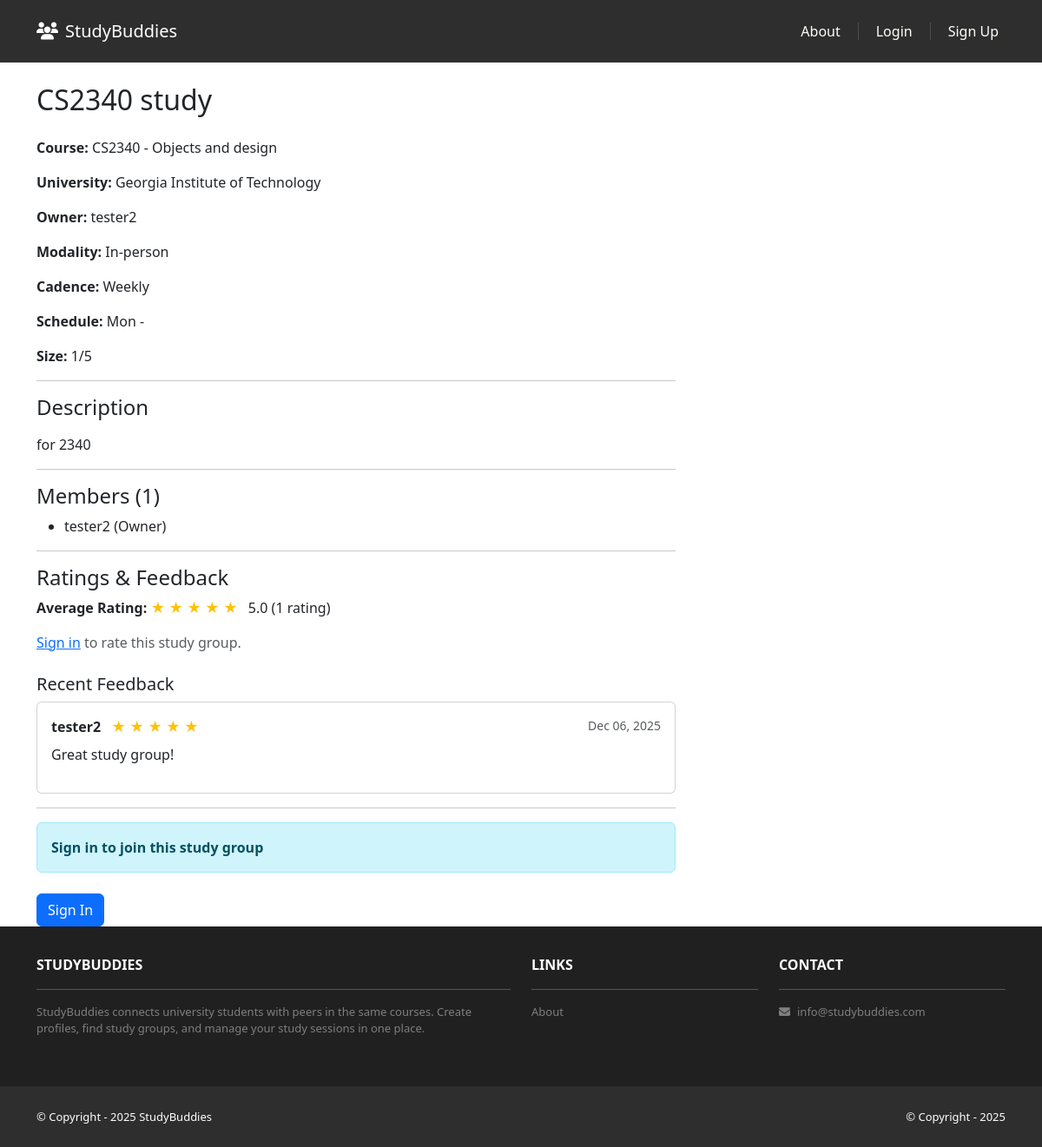
The app's page /buddies/cs2340-study-5/, older data.
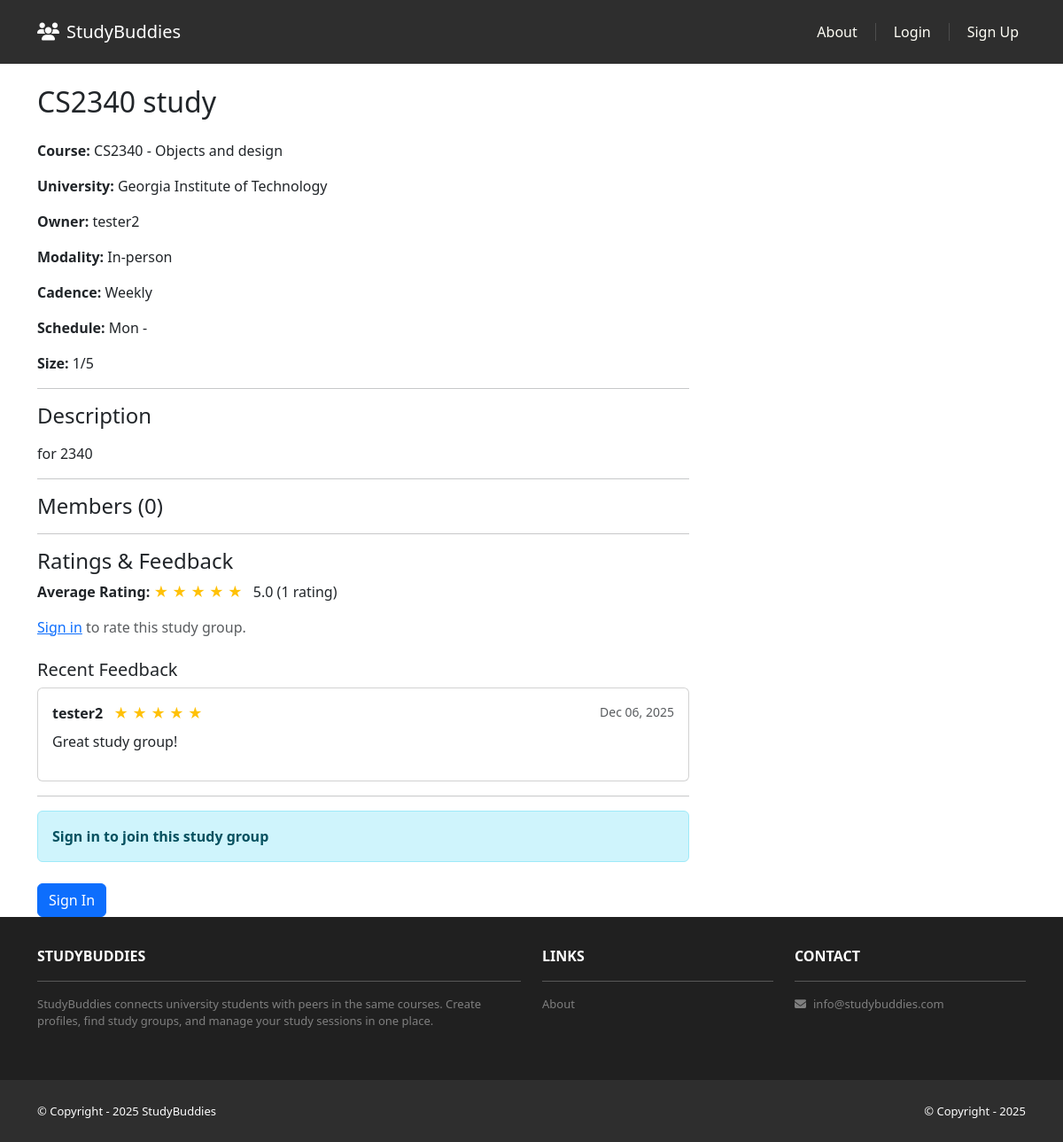
The same page, newer data.
### buddies/models.py (models this page shows, shortened)
class GroupMembership(models.Model):
    ROLE_CHOICES = [
        ("owner", "Owner"),
        ("member", "Member"),
    ]
    listing = models.ForeignKey(BuddyListing, on_delete=models.CASCADE, related_name="memberships")
    student = models.ForeignKey(settings.AUTH_USER_MODEL, on_delete=models.CASCADE, related_name="memberships")
    role = models.CharField(max_length=10, choices=ROLE_CHOICES, default="member")
    joined_at = models.DateTimeField(auto_now_add=True)
    left_at = models.DateTimeField(blank=True, null=True)
    class Meta:
        unique_together = ("listing", "student")
        ordering = ['joined_at']

class GroupRating(models.Model):
    RATING_CHOICES = [
        (1, "1 Star"),
        (2, "2 Stars"),
        (3, "3 Stars"),
        (4, "4 Stars"),
        (5, "5 Stars"),
    ]
    listing = models.ForeignKey(BuddyListing, on_delete=models.CASCADE, related_name="ratings")
    student = models.ForeignKey(settings.AUTH_USER_MODEL, on_delete=models.CASCADE, related_name="ratings")
    rating = models.PositiveSmallIntegerField(choices=RATING_CHOICES, help_text="Rating from 1 to 5 stars")
    feedback = models.TextField(help_text="Feedback about the study group")
    created_at = models.DateTimeField(auto_now_add=True)
    updated_at = models.DateTimeField(auto_now=True)
    class Meta:
        unique_together = ("listing", "student")
        indexes = [
            Index(fields=["listing", "created_at"]),
        ]
        ordering = ['-created_at']

### buddies/views.py (the view, shortened to what this page needs)
# urls.py: path('<slug:slug>/', views.ListingDetailView.as_view(), name='listing_detail'),
class ListingDetailView(DetailView):
    model = BuddyListing
    template_name = 'buddies/detail.html'
    context_object_name = 'listing'
    slug_field = 'slug'
    slug_url_kwarg = 'slug'
    def get_queryset(self):
        return BuddyListing.objects.select_related('course', 'university', 'location', 'owner')
    def get_context_data(self, **kwargs):
        context = super().get_context_data(**kwargs)
        listing = self.object
        context['members'] = listing.memberships.filter(
            left_at__isnull=True
        ).select_related('student', 'student__profile')
        context['member_count'] = context['members'].count()
        context['spots_available'] = listing.capacity - context['member_count']
        context['ratings'] = listing.ratings.select_related('student', 'student__profile').order_by('-created_at')
        context['rating_count'] = context['ratings'].count()
        if context['rating_count'] > 0:
            avg = sum(r.rating for r in context['ratings']) / context['rating_count']
            context['average_rating'] = avg
            context['average_rating_int'] = round(avg)
        else:
            context['average_rating'] = None
            context['average_rating_int'] = 0
        if self.request.user.is_authenticated:
            context['user_rating'] = listing.ratings.filter(student=self.request.user).first()
            context['can_rate'] = listing.memberships.filter(
                student=self.request.user
            ).exists() or listing.owner == self.request.user
            context['is_bookmarked'] = Bookmark.objects.filter(
                user=self.request.user,
                listing=listing
            ).exists()
            if not context['is_owner']:
                conversation = Conversation.objects.filter(
                    listing=listing,
                    participant1__in=[self.request.user, listing.owner],
                    participant2__in=[self.request.user, listing.owner]
                ).first()
                context['conversation'] = conversation
                if conversation:
                    context['unread_count'] = conversation.messages.filter(
                        sender=listing.owner,
                        read_at__isnull=True
                    ).count()
            else:
                context['conversation'] = None
                context['unread_count'] = 0
        else:
            context['user_rating'] = None
            context['can_rate'] = False
            context['is_bookmarked'] = False
            context['conversation'] = None
            context['unread_count'] = 0
        return context

### buddies/templates/buddies/detail.html (shortened to what the changed rows need)
{% extends 'base.html' %}
{% block content %}
<div class="container mt-4">
    <div class="row">
        <div class="col-md-8">
            <div class="d-flex justify-content-between align-items-start mb-3">
                <h2>{{ listing.title }}</h2>
            </div>
            <p><strong>Course:</strong> {{ listing.course.code }} - {{ listing.course.name }}</p>
            <p><strong>University:</strong> {{ listing.university.name }}</p>
            <p><strong>Owner:</strong> {{ listing.owner.username }}</p>
            <p><strong>Modality:</strong> {{ listing.get_modality_display }}</p>
            <p><strong>Cadence:</strong> {{ listing.get_cadence_display }}</p>
            {% if listing.weekday %}
            <p><strong>Schedule:</strong> {{ listing.get_weekday_display }} {{ listing.start_time|time }} - {{ listing.end_time|time }}</p>
            {% endif %}
            <p><strong>Size:</strong> {{ listing.current_size }}/{{ listing.capacity }}</p>
            <hr>
            <h4>Description</h4>
            <p>{{ listing.description|linebreaks }}</p>
            <hr>
            <h4>Members ({{ members|length }})</h4>
            <ul>
                {% for member in members %}
                <li>{{ member.student.username }} ({{ member.get_role_display }})</li>
                {% endfor %}
            </ul>
            <hr>
            <h4>Ratings & Feedback</h4>
            {% if average_rating %}
                <div class="mb-3">
                    <strong>Average Rating:</strong>
                    <span class="text-warning">
                        {% for i in "12345" %}
                            {% if forloop.counter <= average_rating_int %}
                                ★
                            {% else %}
                                ☆
                            {% endif %}
                        {% endfor %}
                    </span>
                    <span class="ms-2">{{ average_rating|floatformat:1 }} ({{ rating_count }} rating{{ rating_count|pluralize }})</span>
                </div>
            {% else %}
                <p class="text-muted">No ratings yet. Be the first to rate this study group!</p>
            {% endif %}
            {% if user.is_authenticated %}
                {% if can_rate %}
                    {% if user_rating %}
                        <div class="alert alert-info">
                            <strong>You rated this group:</strong>
                            <span class="text-warning">
                                {% for i in "12345" %}
                                    {% if forloop.counter <= user_rating.rating %}
                                        ★
                                    {% else %}
                                        ☆
                                    {% endif %}
                                {% endfor %}
                            </span>
                            <div class="mt-2">
                                <a href="{% url 'buddies:rate_group' slug=listing.slug %}" class="btn btn-sm btn-primary">Edit Rating</a>
                                <form method="post" action="{% url 'buddies:delete_rating' slug=listing.slug rating_id=user_rating.id %}" style="display:inline;" onsubmit="return confirm('Are you sure you want to delete your rating?')">
                                    {% csrf_token %}
                                    <button type="submit" class="btn btn-sm btn-danger">Delete Rating</button>
                                </form>
                            </div>
                        </div>
                    {% else %}
                        <a href="{% url 'buddies:rate_group' slug=listing.slug %}" class="btn btn-primary">Rate This Group</a>
                    {% endif %}
                {% endif %}
            {% else %}
                <p class="text-muted"><a href="{% url 'account_login' %}?next={{ request.path }}">Sign in</a> to rate this study group.</p>
            {% endif %}
            {% if ratings %}
                <div class="mt-4">
                    <h5>Recent Feedback</h5>
                    {% for rating in ratings|slice:":5" %}
                        <div class="card mb-3">
                            <div class="card-body">
                                <div class="d-flex justify-content-between align-items-start mb-2">
                                    <div>
                                        <strong>{{ rating.student.username }}</strong>
                                        <span class="text-warning ms-2">
                                            {% for i in "12345" %}
                                                {% if forloop.counter <= rating.rating %}
                                                    ★
                                                {% else %}
                                                    ☆
                                                {% endif %}
                                            {% endfor %}
                                        </span>
                                    </div>
                                    <small class="text-muted">{{ rating.created_at|date:"M d, Y" }}</small>
                                </div>
                                <p class="mb-0">{{ rating.feedback|linebreaks }}</p>
                            </div>
                        </div>
                    {% endfor %}
                </div>
            {% endif %}
            <hr>
            {% if user.is_authenticated %}
                {% if is_owner %}
                    <div class="alert alert-info">
                        <strong>👑 You own this group</strong>
                    </div>
                    <div class="mt-4">
                        <a href="{% url 'buddies:listing_edit' slug=listing.slug %}" class="btn btn-primary">Edit Listing</a>
                        <a href="{% url 'buddies:roster' slug=listing.slug %}" class="btn btn-secondary">Manage Roster</a>
                        <a href="{% url 'buddies:requests_queue' slug=listing.slug %}" class="btn btn-info">View Requests</a>
                        <a href="{% url 'buddies:group_chat' slug=listing.slug %}" class="btn btn-success">Group Chat</a>
                        {% if listing.status == 'open' %}
                        <form method="post" action="{% url 'buddies:close_listing' slug=listing.slug %}" style="display:inline;">
                            {% csrf_token %}
                            <button type="submit" class="btn btn-warning">Close Listing</button>
                        </form>
                        {% endif %}
                        <form method="post" action="{% url 'buddies:cancel_listing' slug=listing.slug %}" style="display:inline;" onsubmit="return confirm('Are you sure you want to cancel this listing?')">
                            {% csrf_token %}
                            <button type="submit" class="btn btn-danger">Cancel Listing</button>
                        </form>
                    </div>
                {% elif is_member %}
                    <div class="alert alert-success">
                        <strong>✓ You are a member of this group</strong>
                    </div>
                    <div class="mt-4">
                        <a href="{% url 'buddies:group_chat' slug=listing.slug %}" class="btn btn-primary">Group Chat</a>
                        <a href="{% url 'buddies:roster' slug=listing.slug %}" class="btn btn-secondary">View Members</a>
                        <a href="{% url 'buddies:leave_group' slug=listing.slug %}" class="btn btn-danger">Leave Group</a>
                    </div>
                {% elif has_requested %}
                    <div class="alert alert-warning">
                        <strong>⏳ Your join request is pending</strong>
                        {% if join_request.status == 'waitlisted' %}
                        <br><small>You are currently on the waitlist.</small>
                        {% else %}
                        <br><small>Waiting for owner approval.</small>
                        {% endif %}
                    </div>
                    <div class="mt-4">
                        <form method="post" action="{% url 'buddies:withdraw_request' slug=listing.slug %}">
                            {% csrf_token %}
                            <button type="submit" class="btn btn-warning">Withdraw Request</button>
                        </form>
                    </div>
                {% elif can_join %}
                    {% if spots_available <= 3 and spots_available > 0 %}
                    <div class="alert alert-warning">
                        <strong>⚡ Only {{ spots_available }} spot{{ spots_available|pluralize }} left!</strong>
                    </div>
                    {% endif %}
                    <div class="mt-4">
                        <a href="{% url 'buddies:request_join' slug=listing.slug %}" class="btn btn-success btn-lg">Join Study Group</a>
                        {% if conversation %}
                        <a href="{% url 'buddies:conversation_detail' conversation.id %}" class="btn btn-outline-primary">
                            <i class="fas fa-envelope"></i> View Messages
                            {% if unread_count > 0 %}
                            <span class="badge bg-primary">{{ unread_count }}</span>
                            {% endif %}
                        </a>
                        {% else %}
                        <a href="{% url 'buddies:create_conversation' slug=listing.slug %}" class="btn btn-outline-primary">
                            <i class="fas fa-envelope"></i> Message Creator
                        </a>
                        {% endif %}
                    </div>
                {% elif listing.status != 'open' %}
                    <div class="alert alert-secondary">
                        {% if listing.status == 'filled' %}
                        <strong>🚫 This group is currently full</strong>
                        {% elif listing.status == 'cancelled' %}
                        <strong>❌ This group has been cancelled</strong>
                        {% endif %}
                    </div>
                {% endif %}
            {% else %}
                <div class="alert alert-info">
                    <strong>Sign in to join this study group</strong>
                </div>
                <div class="mt-4">
                    <a href="{% url 'account_login' %}?next={{ request.path }}" class="btn btn-primary">Sign In</a>
                </div>
            {% endif %}
        </div>
    </div>
</div>
{% endblock content %}

Row changes from the older to the newer data that the page shows:
removed GroupMembership: student.username "tester2", role "Owner"
Text that changed along with them:
{{ members|length }}: "1" → "0"
